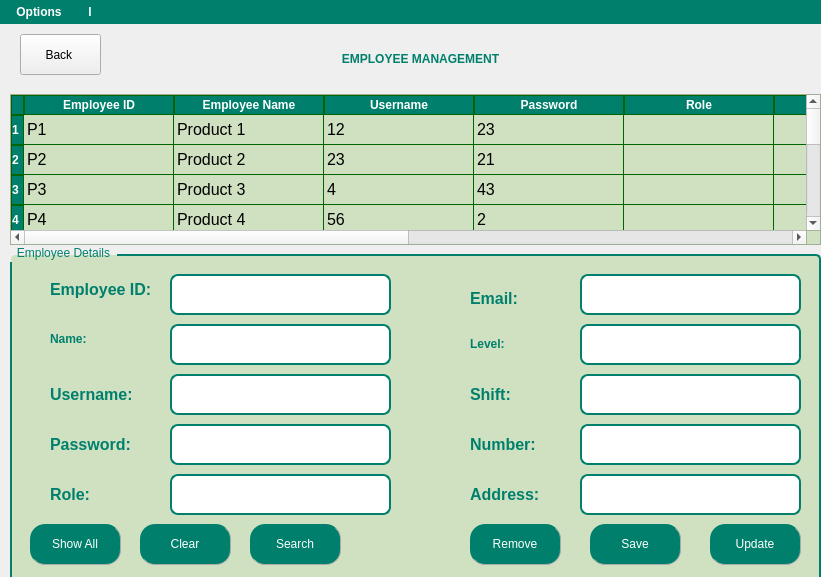
<?xml version="1.0" encoding="UTF-8"?>
<ui version="4.0">
 <class>MainWindow</class>
 <widget class="QMainWindow" name="MainWindow">
  <property name="geometry">
   <rect>
    <x>0</x>
    <y>0</y>
    <width>821</width>
    <height>577</height>
   </rect>
  </property>
  <property name="windowTitle">
   <string>MainWindow</string>
  </property>
  <property name="styleSheet">
   <string notr="true">QMenuBar {
    background-color: #00806c;  /* Màu nền */
    color: White;  /* Màu chữ */
	font-weight: bold;
}

QMenuBar::item {
    background-color: transparent;
    padding: 5px 10px;
}

QMenuBar::item:selected { 
    background-color: #86ad6f;  /* Màu khi hover */
}
QTableWidget {
    background-color: #d2e3c3; /* Màu nền */
 	   gridline-color: #006400; /* Màu đường kẻ */
    font-size: 12pt;
    font-family: &quot;Times New Roman&quot;;
}
QHeaderView::section {
    background-color: #00806c; /* Màu nền tiêu đề bảng */
    color: White;
    font-weight: bold;
    border: 1px solid #006400;
}
QTableCornerButton::section {
    background-color: #00806c; /* Cùng màu với tiêu đề */
    border: 1px solid #006400;
}

</string>
  </property>
  <widget class="QWidget" name="centralwidget">
   <widget class="QLabel" name="label">
    <property name="geometry">
     <rect>
      <x>0</x>
      <y>0</y>
      <width>821</width>
      <height>531</height>
     </rect>
    </property>
    <property name="text">
     <string/>
    </property>
    <property name="pixmap">
     <pixmap>../images/FARMERS'(3).png</pixmap>
    </property>
    <property name="scaledContents">
     <bool>true</bool>
    </property>
    <property name="alignment">
     <set>Qt::AlignCenter</set>
    </property>
    <property name="wordWrap">
     <bool>false</bool>
    </property>
   </widget>
   <widget class="QGroupBox" name="groupBox_2">
    <property name="geometry">
     <rect>
      <x>10</x>
      <y>220</y>
      <width>811</width>
      <height>341</height>
     </rect>
    </property>
    <property name="styleSheet">
     <string notr="true">QGroupBox {
    border: 2px solid #00806c; /* Viền xanh đậm */
    border-radius: 5px; /* Bo góc nhẹ */
    margin-top: 10px; /* Đẩy tiêu đề lên trên viền */
    font: bold 14pt &quot;Tahoma&quot;; /* Chữ in đậm */
    color: #00806c; /* Màu chữ xanh ngọc */
	background-color: rgb(208, 225, 193);
}

QGroupBox::title {
    subcontrol-origin: margin;
    subcontrol-position: top left; /* Tiêu đề nằm góc trái */
    padding: 2px 5px;
    border-radius: 3px;
}
QLabel {
	font: bold 10pt &quot;Tahoma&quot;;        /* Cỡ chữ */
    color: #00806c;             /* Màu chữ */
    font-weight: bold;      /* Chữ đậm */
}
QLineEdit {
    font-size: 16px;        /* Cỡ chữ */
}</string>
    </property>
    <property name="title">
     <string>Employee Details</string>
    </property>
    <widget class="QPushButton" name="pushButtonSave">
     <property name="geometry">
      <rect>
       <x>580</x>
       <y>280</y>
       <width>91</width>
       <height>41</height>
      </rect>
     </property>
     <property name="styleSheet">
      <string notr="true">QPushButton{
        border-radius: 15px;
		border-right: 1px solid #aaaaaa;
		border-bottom: 1px solid #aaaaaa;
		font: bold 12pt &quot;Tahoma&quot;; /* Chữ in đậm */

}

QPushButton:enabled {
		background-color: #00806c;
		color: White;
}

QPushButton:pressed {
		background-color: #dfc456;
		color: #fffffe;
}


QPushButton:hover:!pressed {
		background-color: #86ad6f;
		color: #0c2f70;
}

QPushButton:disabled {
		background-color: #aaaaaa;
		color: #ffffff;
}
</string>
     </property>
     <property name="text">
      <string>Save</string>
     </property>
     <property name="icon">
      <iconset>
       <normaloff>../images/134229_cloud_guardar_save_store_up_icon.png</normaloff>../images/134229_cloud_guardar_save_store_up_icon.png</iconset>
     </property>
    </widget>
    <widget class="QPushButton" name="pushButtonRemove">
     <property name="geometry">
      <rect>
       <x>460</x>
       <y>280</y>
       <width>91</width>
       <height>41</height>
      </rect>
     </property>
     <property name="styleSheet">
      <string notr="true">QPushButton{
        border-radius: 15px;
		border-right: 1px solid #aaaaaa;
		border-bottom: 1px solid #aaaaaa;
		font: bold 12pt &quot;Tahoma&quot;; /* Chữ in đậm */

}

QPushButton:enabled {
		background-color: #00806c;
		color: White;
}

QPushButton:pressed {
		background-color: #dfc456;
		color: #fffffe;
}


QPushButton:hover:!pressed {
		background-color: #86ad6f;
		color: #0c2f70;
}

QPushButton:disabled {
		background-color: #aaaaaa;
		color: #ffffff;
}
</string>
     </property>
     <property name="text">
      <string>Remove</string>
     </property>
     <property name="icon">
      <iconset>
       <normaloff>../images/8664938_trash_can_delete_remove_icon.png</normaloff>../images/8664938_trash_can_delete_remove_icon.png</iconset>
     </property>
    </widget>
    <widget class="QPushButton" name="pushButtonClear">
     <property name="geometry">
      <rect>
       <x>130</x>
       <y>280</y>
       <width>91</width>
       <height>41</height>
      </rect>
     </property>
     <property name="styleSheet">
      <string notr="true">QPushButton{
        border-radius: 15px;
		border-right: 1px solid #aaaaaa;
		border-bottom: 1px solid #aaaaaa;
		font: bold 12pt &quot;Tahoma&quot;; /* Chữ in đậm */

}

QPushButton:enabled {
		background-color: #00806c;
		color: White;
}

QPushButton:pressed {
		background-color: #dfc456;
		color: #fffffe;
}


QPushButton:hover:!pressed {
		background-color: #86ad6f;
		color: #0c2f70;
}

QPushButton:disabled {
		background-color: #aaaaaa;
		color: #ffffff;
}
</string>
     </property>
     <property name="text">
      <string>Clear</string>
     </property>
     <property name="icon">
      <iconset>
       <normaloff>../images/3669378_clear_ic_icon.png</normaloff>../images/3669378_clear_ic_icon.png</iconset>
     </property>
    </widget>
    <widget class="QPushButton" name="pushButtonSearch">
     <property name="geometry">
      <rect>
       <x>240</x>
       <y>280</y>
       <width>91</width>
       <height>41</height>
      </rect>
     </property>
     <property name="styleSheet">
      <string notr="true">QPushButton{
        border-radius: 15px;
		border-right: 1px solid #aaaaaa;
		border-bottom: 1px solid #aaaaaa;
		font: bold 12pt &quot;Tahoma&quot;; /* Chữ in đậm */

}

QPushButton:enabled {
		background-color: #00806c;
		color: White;
}

QPushButton:pressed {
		background-color: #dfc456;
		color: #fffffe;
}


QPushButton:hover:!pressed {
		background-color: #86ad6f;
		color: #0c2f70;
}

QPushButton:disabled {
		background-color: #aaaaaa;
		color: #ffffff;
}
</string>
     </property>
     <property name="text">
      <string>Search</string>
     </property>
     <property name="icon">
      <iconset>
       <normaloff>../images/211817_search_strong_icon.png</normaloff>../images/211817_search_strong_icon.png</iconset>
     </property>
    </widget>
    <widget class="QLineEdit" name="lineEditAddress">
     <property name="geometry">
      <rect>
       <x>570</x>
       <y>230</y>
       <width>221</width>
       <height>41</height>
      </rect>
     </property>
     <property name="styleSheet">
      <string notr="true">
QLineEdit {
    background-color: white;
    border: 2px solid #00806c;
    border-radius: 8px;
    padding: 5px;
    font: 12pt &quot;Tahoma&quot;;
}</string>
     </property>
    </widget>
    <widget class="QLineEdit" name="lineEditShift">
     <property name="geometry">
      <rect>
       <x>570</x>
       <y>130</y>
       <width>221</width>
       <height>41</height>
      </rect>
     </property>
     <property name="styleSheet">
      <string notr="true">
QLineEdit {
    background-color: white;
    border: 2px solid #00806c;
    border-radius: 8px;
    padding: 5px;
    font: 12pt &quot;Tahoma&quot;;
}</string>
     </property>
    </widget>
    <widget class="QLineEdit" name="lineEditLevel">
     <property name="geometry">
      <rect>
       <x>570</x>
       <y>80</y>
       <width>221</width>
       <height>41</height>
      </rect>
     </property>
     <property name="styleSheet">
      <string notr="true">
QLineEdit {
    background-color: white;
    border: 2px solid #00806c;
    border-radius: 8px;
    padding: 5px;
    font: 12pt &quot;Tahoma&quot;;
}</string>
     </property>
    </widget>
    <widget class="QLineEdit" name="lineEditEmail">
     <property name="geometry">
      <rect>
       <x>570</x>
       <y>30</y>
       <width>221</width>
       <height>41</height>
      </rect>
     </property>
     <property name="styleSheet">
      <string notr="true">
QLineEdit {
    background-color: white;
    border: 2px solid #00806c;
    border-radius: 8px;
    padding: 5px;
    font: 12pt &quot;Tahoma&quot;;
}</string>
     </property>
    </widget>
    <widget class="QLineEdit" name="lineEditNumber">
     <property name="geometry">
      <rect>
       <x>570</x>
       <y>180</y>
       <width>221</width>
       <height>41</height>
      </rect>
     </property>
     <property name="styleSheet">
      <string notr="true">
QLineEdit {
    background-color: white;
    border: 2px solid #00806c;
    border-radius: 8px;
    padding: 5px;
    font: 12pt &quot;Tahoma&quot;;
}</string>
     </property>
    </widget>
    <widget class="QLabel" name="label_9">
     <property name="geometry">
      <rect>
       <x>460</x>
       <y>130</y>
       <width>81</width>
       <height>41</height>
      </rect>
     </property>
     <property name="styleSheet">
      <string notr="true">font: 11pt &quot;Tahoma&quot;;</string>
     </property>
     <property name="text">
      <string>&lt;html&gt;&lt;head/&gt;&lt;body&gt;&lt;p&gt;&lt;span style=&quot; font-size:12pt; font-weight:600; color:#00806c;&quot;&gt;Shift:&lt;/span&gt;&lt;/p&gt;&lt;/body&gt;&lt;/html&gt;</string>
     </property>
     <property name="scaledContents">
      <bool>false</bool>
     </property>
     <property name="alignment">
      <set>Qt::AlignLeading|Qt::AlignLeft|Qt::AlignVCenter</set>
     </property>
    </widget>
    <widget class="QLabel" name="label_10">
     <property name="geometry">
      <rect>
       <x>460</x>
       <y>180</y>
       <width>91</width>
       <height>41</height>
      </rect>
     </property>
     <property name="styleSheet">
      <string notr="true">font: 11pt &quot;Tahoma&quot;;</string>
     </property>
     <property name="text">
      <string>&lt;html&gt;&lt;head/&gt;&lt;body&gt;&lt;p&gt;&lt;span style=&quot; font-size:12pt; font-weight:600; color:#00806c;&quot;&gt;Number:&lt;/span&gt;&lt;/p&gt;&lt;/body&gt;&lt;/html&gt;</string>
     </property>
     <property name="scaledContents">
      <bool>false</bool>
     </property>
     <property name="alignment">
      <set>Qt::AlignLeading|Qt::AlignLeft|Qt::AlignVCenter</set>
     </property>
    </widget>
    <widget class="QLabel" name="label_12">
     <property name="geometry">
      <rect>
       <x>460</x>
       <y>39</y>
       <width>91</width>
       <height>31</height>
      </rect>
     </property>
     <property name="styleSheet">
      <string notr="true">font: 11pt &quot;Tahoma&quot;;</string>
     </property>
     <property name="text">
      <string>&lt;html&gt;&lt;head/&gt;&lt;body&gt;&lt;p&gt;&lt;span style=&quot; font-size:12pt; font-weight:600; color:#00806c;&quot;&gt;Email:&lt;/span&gt;&lt;/p&gt;&lt;/body&gt;&lt;/html&gt;</string>
     </property>
     <property name="alignment">
      <set>Qt::AlignLeading|Qt::AlignLeft|Qt::AlignVCenter</set>
     </property>
    </widget>
    <widget class="QLabel" name="label_13">
     <property name="geometry">
      <rect>
       <x>460</x>
       <y>90</y>
       <width>71</width>
       <height>21</height>
      </rect>
     </property>
     <property name="styleSheet">
      <string notr="true">font: 12pt &quot;Tahoma&quot;;</string>
     </property>
     <property name="text">
      <string>&lt;html&gt;&lt;head/&gt;&lt;body&gt;&lt;p&gt;&lt;span style=&quot; font-weight:600; color:#00806c;&quot;&gt;Level:&lt;/span&gt;&lt;/p&gt;&lt;/body&gt;&lt;/html&gt;</string>
     </property>
     <property name="alignment">
      <set>Qt::AlignLeading|Qt::AlignLeft|Qt::AlignVCenter</set>
     </property>
    </widget>
    <widget class="QLabel" name="label_14">
     <property name="geometry">
      <rect>
       <x>460</x>
       <y>230</y>
       <width>91</width>
       <height>41</height>
      </rect>
     </property>
     <property name="styleSheet">
      <string notr="true">font: 11pt &quot;Tahoma&quot;;</string>
     </property>
     <property name="text">
      <string>&lt;html&gt;&lt;head/&gt;&lt;body&gt;&lt;p&gt;&lt;span style=&quot; font-size:12pt; font-weight:600; color:#00806c;&quot;&gt;Address:&lt;/span&gt;&lt;/p&gt;&lt;/body&gt;&lt;/html&gt;</string>
     </property>
     <property name="scaledContents">
      <bool>false</bool>
     </property>
     <property name="alignment">
      <set>Qt::AlignLeading|Qt::AlignLeft|Qt::AlignVCenter</set>
     </property>
    </widget>
    <widget class="QPushButton" name="pushButtonUpdate">
     <property name="geometry">
      <rect>
       <x>700</x>
       <y>280</y>
       <width>91</width>
       <height>41</height>
      </rect>
     </property>
     <property name="styleSheet">
      <string notr="true">QPushButton{
        border-radius: 15px;
		border-right: 1px solid #aaaaaa;
		border-bottom: 1px solid #aaaaaa;
		font: bold 12pt &quot;Tahoma&quot;; /* Chữ in đậm */

}

QPushButton:enabled {
		background-color: #00806c;
		color: White;
}

QPushButton:pressed {
		background-color: #dfc456;
		color: #fffffe;
}


QPushButton:hover:!pressed {
		background-color: #86ad6f;
		color: #0c2f70;
}

QPushButton:disabled {
		background-color: #aaaaaa;
		color: #ffffff;
}
</string>
     </property>
     <property name="text">
      <string>Update</string>
     </property>
     <property name="icon">
      <iconset>
       <normaloff>../images/1564533_arrow_refrech_reload_update_icon.png</normaloff>../images/1564533_arrow_refrech_reload_update_icon.png</iconset>
     </property>
    </widget>
    <widget class="QPushButton" name="pushButtonShowAll">
     <property name="geometry">
      <rect>
       <x>20</x>
       <y>280</y>
       <width>91</width>
       <height>41</height>
      </rect>
     </property>
     <property name="styleSheet">
      <string notr="true">QPushButton{
        border-radius: 15px;
		border-right: 1px solid #aaaaaa;
		border-bottom: 1px solid #aaaaaa;
		font: bold 12pt &quot;Tahoma&quot;; /* Chữ in đậm */

}

QPushButton:enabled {
		background-color: #00806c;
		color: White;
}

QPushButton:pressed {
		background-color: #dfc456;
		color: #fffffe;
}


QPushButton:hover:!pressed {
		background-color: #86ad6f;
		color: #0c2f70;
}

QPushButton:disabled {
		background-color: #aaaaaa;
		color: #ffffff;
}
</string>
     </property>
     <property name="text">
      <string>Show All</string>
     </property>
     <property name="icon">
      <iconset>
       <normaloff>../images/all_5578931.png</normaloff>../images/all_5578931.png</iconset>
     </property>
     <property name="iconSize">
      <size>
       <width>24</width>
       <height>12</height>
      </size>
     </property>
    </widget>
    <widget class="QLabel" name="label_18">
     <property name="geometry">
      <rect>
       <x>40</x>
       <y>230</y>
       <width>91</width>
       <height>41</height>
      </rect>
     </property>
     <property name="styleSheet">
      <string notr="true">font: 11pt &quot;Tahoma&quot;;</string>
     </property>
     <property name="text">
      <string>&lt;html&gt;&lt;head/&gt;&lt;body&gt;&lt;p&gt;&lt;span style=&quot; font-size:12pt; font-weight:600; color:#00806c;&quot;&gt;Role:&lt;/span&gt;&lt;/p&gt;&lt;/body&gt;&lt;/html&gt;</string>
     </property>
     <property name="scaledContents">
      <bool>false</bool>
     </property>
     <property name="alignment">
      <set>Qt::AlignLeading|Qt::AlignLeft|Qt::AlignVCenter</set>
     </property>
    </widget>
    <widget class="QLineEdit" name="lineEditUserRole">
     <property name="geometry">
      <rect>
       <x>160</x>
       <y>230</y>
       <width>221</width>
       <height>41</height>
      </rect>
     </property>
     <property name="styleSheet">
      <string notr="true">
QLineEdit {
    background-color: white;
    border: 2px solid #00806c;
    border-radius: 8px;
    padding: 5px;
    font: 12pt &quot;Tahoma&quot;;
}</string>
     </property>
    </widget>
    <widget class="QLineEdit" name="lineEditId">
     <property name="geometry">
      <rect>
       <x>160</x>
       <y>30</y>
       <width>221</width>
       <height>41</height>
      </rect>
     </property>
     <property name="styleSheet">
      <string notr="true">
QLineEdit {
    background-color: white;
    border: 2px solid #00806c;
    border-radius: 8px;
    padding: 5px;
    font: 12pt &quot;Tahoma&quot;;
}</string>
     </property>
    </widget>
    <widget class="QLabel" name="label_15">
     <property name="geometry">
      <rect>
       <x>40</x>
       <y>70</y>
       <width>131</width>
       <height>51</height>
      </rect>
     </property>
     <property name="styleSheet">
      <string notr="true">font: 12pt &quot;Tahoma&quot;;</string>
     </property>
     <property name="text">
      <string>&lt;html&gt;&lt;head/&gt;&lt;body&gt;&lt;p&gt;&lt;span style=&quot; font-weight:600; color:#00806c;&quot;&gt; Name:&lt;/span&gt;&lt;/p&gt;&lt;/body&gt;&lt;/html&gt;</string>
     </property>
     <property name="alignment">
      <set>Qt::AlignLeading|Qt::AlignLeft|Qt::AlignVCenter</set>
     </property>
    </widget>
    <widget class="QLabel" name="label_11">
     <property name="geometry">
      <rect>
       <x>40</x>
       <y>130</y>
       <width>81</width>
       <height>41</height>
      </rect>
     </property>
     <property name="styleSheet">
      <string notr="true">font: 11pt &quot;Tahoma&quot;;</string>
     </property>
     <property name="text">
      <string>&lt;html&gt;&lt;head/&gt;&lt;body&gt;&lt;p&gt;&lt;span style=&quot; font-size:12pt; font-weight:600; color:#00806c;&quot;&gt;Username:&lt;/span&gt;&lt;/p&gt;&lt;/body&gt;&lt;/html&gt;</string>
     </property>
     <property name="scaledContents">
      <bool>false</bool>
     </property>
     <property name="alignment">
      <set>Qt::AlignLeading|Qt::AlignLeft|Qt::AlignVCenter</set>
     </property>
    </widget>
    <widget class="QLineEdit" name="lineEditUserName">
     <property name="geometry">
      <rect>
       <x>160</x>
       <y>130</y>
       <width>221</width>
       <height>41</height>
      </rect>
     </property>
     <property name="styleSheet">
      <string notr="true">
QLineEdit {
    background-color: white;
    border: 2px solid #00806c;
    border-radius: 8px;
    padding: 5px;
    font: 12pt &quot;Tahoma&quot;;
}</string>
     </property>
    </widget>
    <widget class="QLineEdit" name="lineEditUserPassword">
     <property name="geometry">
      <rect>
       <x>160</x>
       <y>180</y>
       <width>221</width>
       <height>41</height>
      </rect>
     </property>
     <property name="styleSheet">
      <string notr="true">
QLineEdit {
    background-color: white;
    border: 2px solid #00806c;
    border-radius: 8px;
    padding: 5px;
    font: 12pt &quot;Tahoma&quot;;
}</string>
     </property>
    </widget>
    <widget class="QLabel" name="label_16">
     <property name="geometry">
      <rect>
       <x>40</x>
       <y>30</y>
       <width>111</width>
       <height>31</height>
      </rect>
     </property>
     <property name="styleSheet">
      <string notr="true">font: 11pt &quot;Tahoma&quot;;</string>
     </property>
     <property name="text">
      <string>&lt;html&gt;&lt;head/&gt;&lt;body&gt;&lt;p&gt;&lt;span style=&quot; font-size:12pt; font-weight:600; color:#00806c;&quot;&gt;Employee ID:&lt;/span&gt;&lt;/p&gt;&lt;/body&gt;&lt;/html&gt;</string>
     </property>
     <property name="alignment">
      <set>Qt::AlignLeading|Qt::AlignLeft|Qt::AlignVCenter</set>
     </property>
    </widget>
    <widget class="QLineEdit" name="lineEditName">
     <property name="geometry">
      <rect>
       <x>160</x>
       <y>80</y>
       <width>221</width>
       <height>41</height>
      </rect>
     </property>
     <property name="styleSheet">
      <string notr="true">
QLineEdit {
    background-color: white;
    border: 2px solid #00806c;
    border-radius: 8px;
    padding: 5px;
    font: 12pt &quot;Tahoma&quot;;
}</string>
     </property>
    </widget>
    <widget class="QLabel" name="label_17">
     <property name="geometry">
      <rect>
       <x>40</x>
       <y>180</y>
       <width>91</width>
       <height>41</height>
      </rect>
     </property>
     <property name="styleSheet">
      <string notr="true">font: 11pt &quot;Tahoma&quot;;</string>
     </property>
     <property name="text">
      <string>&lt;html&gt;&lt;head/&gt;&lt;body&gt;&lt;p&gt;&lt;span style=&quot; font-size:12pt; font-weight:600; color:#00806c;&quot;&gt;Password:&lt;/span&gt;&lt;/p&gt;&lt;/body&gt;&lt;/html&gt;</string>
     </property>
     <property name="scaledContents">
      <bool>false</bool>
     </property>
     <property name="alignment">
      <set>Qt::AlignLeading|Qt::AlignLeft|Qt::AlignVCenter</set>
     </property>
    </widget>
   </widget>
   <widget class="QTableWidget" name="tableWidgetProduct">
    <property name="geometry">
     <rect>
      <x>10</x>
      <y>70</y>
      <width>811</width>
      <height>151</height>
     </rect>
    </property>
    <property name="maximumSize">
     <size>
      <width>16777215</width>
      <height>500</height>
     </size>
    </property>
    <property name="styleSheet">
     <string notr="true">font: 11pt &quot;Tahoma&quot;;
background-color: rgb(208, 225, 193);</string>
    </property>
    <attribute name="horizontalHeaderDefaultSectionSize">
     <number>150</number>
    </attribute>
    <attribute name="verticalHeaderDefaultSectionSize">
     <number>30</number>
    </attribute>
    <row>
     <property name="text">
      <string>1</string>
     </property>
    </row>
    <row>
     <property name="text">
      <string>2</string>
     </property>
    </row>
    <row>
     <property name="text">
      <string>3</string>
     </property>
    </row>
    <row>
     <property name="text">
      <string>4</string>
     </property>
    </row>
    <row>
     <property name="text">
      <string>5</string>
     </property>
    </row>
    <row>
     <property name="text">
      <string>6</string>
     </property>
    </row>
    <row>
     <property name="text">
      <string>7</string>
     </property>
    </row>
    <row>
     <property name="text">
      <string>8</string>
     </property>
    </row>
    <row>
     <property name="text">
      <string>9</string>
     </property>
    </row>
    <column>
     <property name="text">
      <string>Employee ID</string>
     </property>
    </column>
    <column>
     <property name="text">
      <string>Employee Name</string>
     </property>
    </column>
    <column>
     <property name="text">
      <string>Username</string>
     </property>
    </column>
    <column>
     <property name="text">
      <string>Password</string>
     </property>
    </column>
    <column>
     <property name="text">
      <string>Role</string>
     </property>
    </column>
    <column>
     <property name="text">
      <string>Email</string>
     </property>
    </column>
    <column>
     <property name="text">
      <string>Level</string>
     </property>
    </column>
    <column>
     <property name="text">
      <string>Shift</string>
     </property>
    </column>
    <column>
     <property name="text">
      <string>Number</string>
     </property>
    </column>
    <column>
     <property name="text">
      <string>Address</string>
     </property>
    </column>
    <item row="0" column="0">
     <property name="text">
      <string>P1</string>
     </property>
    </item>
    <item row="0" column="1">
     <property name="text">
      <string>Product 1</string>
     </property>
    </item>
    <item row="0" column="2">
     <property name="text">
      <string>12</string>
     </property>
    </item>
    <item row="0" column="3">
     <property name="text">
      <string>23</string>
     </property>
    </item>
    <item row="1" column="0">
     <property name="text">
      <string>P2</string>
     </property>
    </item>
    <item row="1" column="1">
     <property name="text">
      <string>Product 2</string>
     </property>
    </item>
    <item row="1" column="2">
     <property name="text">
      <string>23</string>
     </property>
    </item>
    <item row="1" column="3">
     <property name="text">
      <string>21</string>
     </property>
    </item>
    <item row="2" column="0">
     <property name="text">
      <string>P3</string>
     </property>
    </item>
    <item row="2" column="1">
     <property name="text">
      <string>Product 3</string>
     </property>
    </item>
    <item row="2" column="2">
     <property name="text">
      <string>4</string>
     </property>
    </item>
    <item row="2" column="3">
     <property name="text">
      <string>43</string>
     </property>
    </item>
    <item row="3" column="0">
     <property name="text">
      <string>P4</string>
     </property>
    </item>
    <item row="3" column="1">
     <property name="text">
      <string>Product 4</string>
     </property>
    </item>
    <item row="3" column="2">
     <property name="text">
      <string>56</string>
     </property>
    </item>
    <item row="3" column="3">
     <property name="text">
      <string>2</string>
     </property>
    </item>
    <item row="4" column="0">
     <property name="text">
      <string>P5</string>
     </property>
    </item>
    <item row="4" column="1">
     <property name="text">
      <string>Product 5</string>
     </property>
    </item>
    <item row="4" column="2">
     <property name="text">
      <string>32</string>
     </property>
    </item>
    <item row="4" column="3">
     <property name="text">
      <string>56</string>
     </property>
    </item>
   </widget>
   <widget class="QLabel" name="label_5">
    <property name="geometry">
     <rect>
      <x>100</x>
      <y>20</y>
      <width>641</width>
      <height>31</height>
     </rect>
    </property>
    <property name="styleSheet">
     <string notr="true">font: 24pt &quot;Tahoma&quot;;
color: rgb(26, 140, 118);</string>
    </property>
    <property name="text">
     <string>&lt;html&gt;&lt;head/&gt;&lt;body&gt;&lt;p align=&quot;center&quot;&gt;&lt;span style=&quot; font-weight:600; color:#00806c;&quot;&gt;EMPLOYEE MANAGEMENT&lt;/span&gt;&lt;/p&gt;&lt;/body&gt;&lt;/html&gt;</string>
    </property>
   </widget>
   <widget class="QPushButton" name="pushButtonBack">
    <property name="geometry">
     <rect>
      <x>20</x>
      <y>10</y>
      <width>81</width>
      <height>41</height>
     </rect>
    </property>
    <property name="text">
     <string>Back </string>
    </property>
   </widget>
  </widget>
  <widget class="QMenuBar" name="menuBar">
   <property name="geometry">
    <rect>
     <x>0</x>
     <y>0</y>
     <width>821</width>
     <height>31</height>
    </rect>
   </property>
   <widget class="QMenu" name="menuOptions">
    <property name="title">
     <string>Options</string>
    </property>
    <addaction name="actionImport"/>
    <addaction name="actionExxport"/>
    <addaction name="actionHelp"/>
   </widget>
   <widget class="QMenu" name="menuExit">
    <property name="title">
     <string>l</string>
    </property>
   </widget>
   <addaction name="menuOptions"/>
   <addaction name="menuExit"/>
  </widget>
  <action name="actionImport">
   <property name="icon">
    <iconset>
     <normaloff>../images/2931171_download_import_save_down_storage_icon.png</normaloff>../images/2931171_download_import_save_down_storage_icon.png</iconset>
   </property>
   <property name="text">
    <string>Import</string>
   </property>
  </action>
  <action name="actionExxport">
   <property name="icon">
    <iconset>
     <normaloff>../images/2931143_export_share_upload_up_icon.png</normaloff>../images/2931143_export_share_upload_up_icon.png</iconset>
   </property>
   <property name="text">
    <string>Export</string>
   </property>
  </action>
  <action name="actionHelp">
   <property name="icon">
    <iconset>
     <normaloff>../images/211757_help_icon.png</normaloff>../images/211757_help_icon.png</iconset>
   </property>
   <property name="text">
    <string>Help</string>
   </property>
  </action>
 </widget>
 <resources/>
 <connections/>
</ui>
